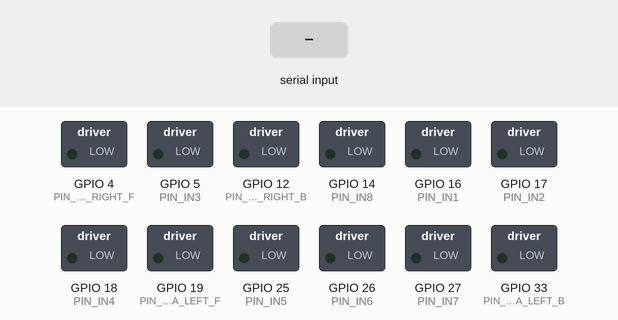
Recording of a sketch running on a simulated ESP32. On the bench: switched loads named in the sketch (green lamp = pin HIGH). The inputs (shaded band) are chosen by the test bench. Nothing arrives over Bluetooth unless stated; what the sketch prints to the serial monitor is not drawn.

Above: at 1.2 s.
1.3 s: "F" received over the second serial link
At 1.6 s:
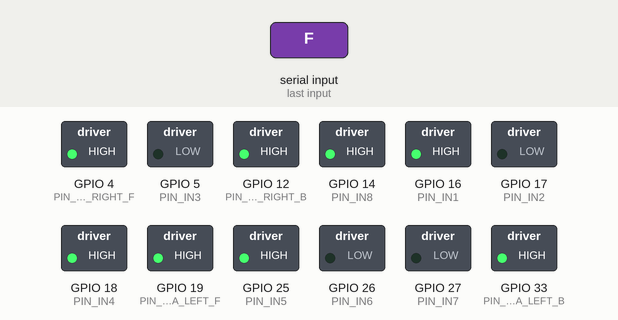
2.8 s: "G" received over the second serial link
At 3.9 s:
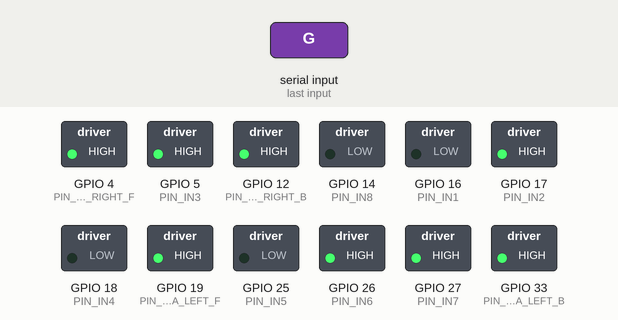
4.3 s: "R" received over the second serial link
At 5.1 s:
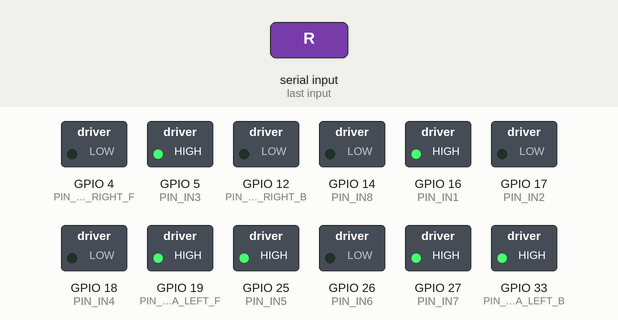
5.8 s: "L" received over the second serial link
At 6.2 s:
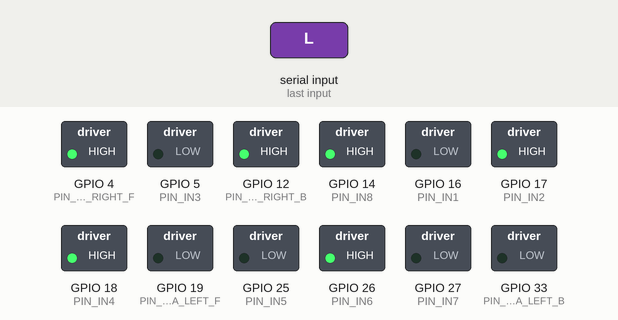
Timing chart, 0 to 8.3 s (numbered marks = the images above; inputs shaded):
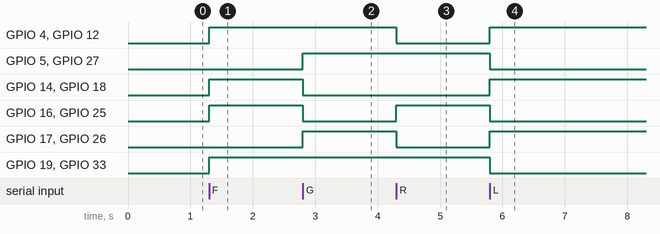

The sketch:

drivebase.ino
```cpp
#include "BluetoothSerial.h"

BluetoothSerial SerialBT;

// Front motors
#define PIN_IN1  16
#define PIN_IN2  17
#define PIN_IN3  5
#define PIN_IN4  18
#define PIN_ENA_LEFT_F  19
#define PIN_ENA_RIGHT_F  4

// Back motors
#define PIN_IN5  25
#define PIN_IN6  26
#define PIN_IN7  27
#define PIN_IN8  14
#define PIN_ENA_LEFT_B  33
#define PIN_ENA_RIGHT_B  12

void setup() {
  Serial.begin(9600);
  SerialBT.begin("ESP32_BT_Car"); // Bluetooth device name

  pinMode(PIN_IN1, OUTPUT);
  pinMode(PIN_IN2, OUTPUT);
  pinMode(PIN_IN3, OUTPUT);
  pinMode(PIN_IN4, OUTPUT);

  pinMode(PIN_IN5, OUTPUT);
  pinMode(PIN_IN6, OUTPUT);
  pinMode(PIN_IN7, OUTPUT);
  pinMode(PIN_IN8, OUTPUT);


  Serial.println("The device started, now you can pair it with bluetooth!");
}

void loop() {
  if (SerialBT.available()) {
    char receivedChar = SerialBT.read();
    switch (receivedChar) {
      case 'F': // Forward
        digitalWrite(PIN_IN1, HIGH);
        digitalWrite(PIN_IN2, LOW);
        digitalWrite(PIN_IN3, LOW);
        digitalWrite(PIN_IN4, HIGH);
        analogWrite(PIN_ENA_LEFT_F, 255);
        analogWrite(PIN_ENA_RIGHT_F, 255);

        digitalWrite(PIN_IN5, HIGH);
        digitalWrite(PIN_IN6, LOW);
        digitalWrite(PIN_IN7, LOW);
        digitalWrite(PIN_IN8, HIGH);
        analogWrite(PIN_ENA_LEFT_B, 255);
        analogWrite(PIN_ENA_RIGHT_B, 255);
        break;
      case 'G': // Backward
        digitalWrite(PIN_IN1, LOW);
        digitalWrite(PIN_IN2, HIGH);
        digitalWrite(PIN_IN3, HIGH);
        digitalWrite(PIN_IN4, LOW);
        analogWrite(PIN_ENA_LEFT_F, 255);
        analogWrite(PIN_ENA_RIGHT_F, 255);

        digitalWrite(PIN_IN5, LOW);
        digitalWrite(PIN_IN6, HIGH);
        digitalWrite(PIN_IN7, HIGH);
        digitalWrite(PIN_IN8, LOW);
        analogWrite(PIN_ENA_LEFT_B, 255);
        analogWrite(PIN_ENA_RIGHT_B, 255);
        break;
      case 'R': // Front Right Turn
        digitalWrite(PIN_IN1, HIGH);
        digitalWrite(PIN_IN2, LOW);
        digitalWrite(PIN_IN3, HIGH);
        digitalWrite(PIN_IN4, LOW);
        analogWrite(PIN_ENA_LEFT_F, 255);
        analogWrite(PIN_ENA_RIGHT_F, 0);

        digitalWrite(PIN_IN5, HIGH);
        digitalWrite(PIN_IN6, LOW);
        digitalWrite(PIN_IN7, HIGH);
        digitalWrite(PIN_IN8, LOW);
        analogWrite(PIN_ENA_LEFT_B, 255);
        analogWrite(PIN_ENA_RIGHT_B, 0);
        break;
      case 'L': // Front Left Turn
        digitalWrite(PIN_IN1, LOW);
        digitalWrite(PIN_IN2, HIGH);
        digitalWrite(PIN_IN3, LOW);
        digitalWrite(PIN_IN4, HIGH);
        analogWrite(PIN_ENA_LEFT_F, 0);
        analogWrite(PIN_ENA_RIGHT_F, 255);

        digitalWrite(PIN_IN5, LOW);
        digitalWrite(PIN_IN6, HIGH);
        digitalWrite(PIN_IN7, LOW);
        digitalWrite(PIN_IN8, HIGH);
        analogWrite(PIN_ENA_LEFT_B, 0);
        analogWrite(PIN_ENA_RIGHT_B, 255);
        break;
      case 'S': // Stop
        digitalWrite(PIN_IN1, LOW);
        digitalWrite(PIN_IN2, LOW);
        digitalWrite(PIN_IN3, LOW);
        digitalWrite(PIN_IN4, LOW);
        analogWrite(PIN_ENA_LEFT_F, 0);
        analogWrite(PIN_ENA_RIGHT_F, 0);

        digitalWrite(PIN_IN5, LOW);
        digitalWrite(PIN_IN6, LOW);
        digitalWrite(PIN_IN7, LOW);
        digitalWrite(PIN_IN8, LOW);
        analogWrite(PIN_ENA_LEFT_B, 0);
        analogWrite(PIN_ENA_RIGHT_B, 0);
        break;
      // Add more cases as needed
    }
  }
}
```

Measured:
- after the input at 1.3 s, GPIO 4 (PIN_ENA_RIGHT_F), GPIO 12 (PIN_ENA_RIGHT_B), GPIO 14 (PIN_IN8), GPIO 16 (PIN_IN1), GPIO 18 (PIN_IN4), GPIO 19 (PIN_ENA_LEFT_F), GPIO 25 (PIN_IN5), GPIO 33 (PIN_ENA_LEFT_B): LOW → HIGH at once
- after the input at 2.8 s, GPIO 5 (PIN_IN3), GPIO 17 (PIN_IN2), GPIO 26 (PIN_IN6), GPIO 27 (PIN_IN7): LOW → HIGH at once; GPIO 14 (PIN_IN8), GPIO 16 (PIN_IN1), GPIO 18 (PIN_IN4), GPIO 25 (PIN_IN5): HIGH → LOW at once
- after the input at 4.3 s, GPIO 4 (PIN_ENA_RIGHT_F), GPIO 12 (PIN_ENA_RIGHT_B), GPIO 17 (PIN_IN2), GPIO 26 (PIN_IN6): HIGH → LOW at once; GPIO 16 (PIN_IN1), GPIO 25 (PIN_IN5): LOW → HIGH at once
- after the input at 5.8 s, GPIO 4 (PIN_ENA_RIGHT_F), GPIO 12 (PIN_ENA_RIGHT_B), GPIO 14 (PIN_IN8), GPIO 17 (PIN_IN2), GPIO 18 (PIN_IN4), GPIO 26 (PIN_IN6): LOW → HIGH at once; GPIO 5 (PIN_IN3), GPIO 16 (PIN_IN1), GPIO 19 (PIN_ENA_LEFT_F), GPIO 25 (PIN_IN5), GPIO 27 (PIN_IN7), GPIO 33 (PIN_ENA_LEFT_B): HIGH → LOW at once
